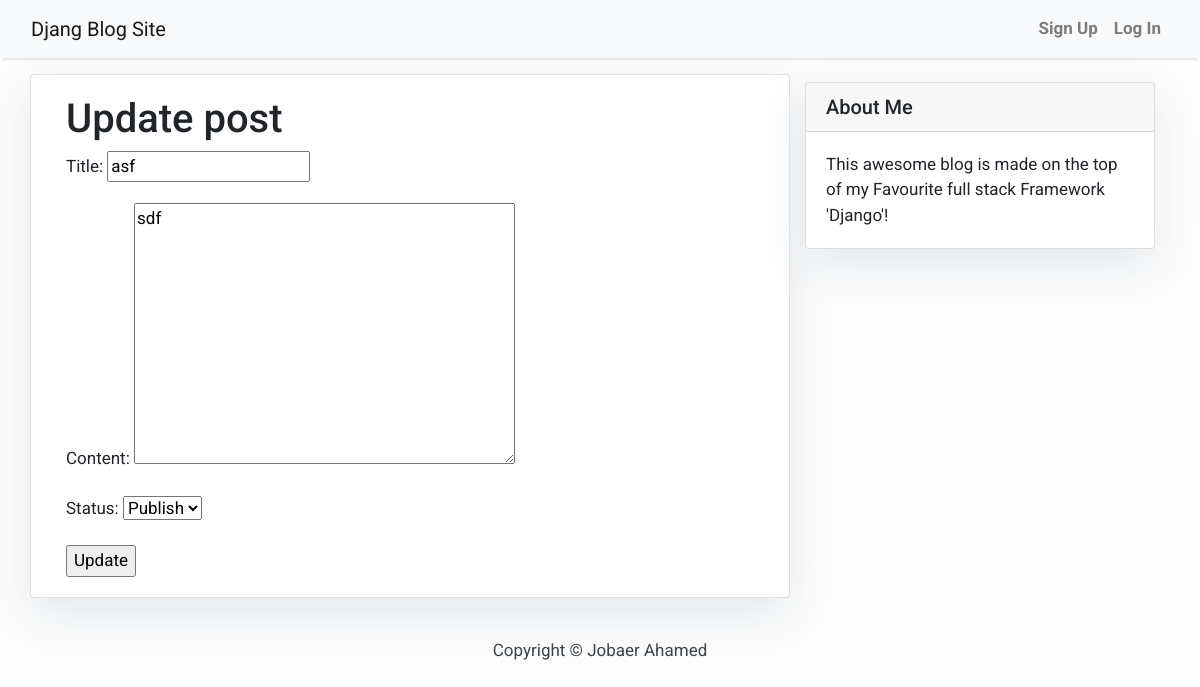
Screenshot of /asf/update/ with the database file from the repository.
### blog/models.py (models this page shows, shortened)
class Post(models.Model):
    title = models.CharField(max_length = 200 , unique = True)
    slug = models.SlugField(max_length=200, unique=True,null=False)
    author = models.ForeignKey(User, on_delete = models.CASCADE ,related_name='blog_posts')
    content = models.TextField()
    created_on = models.DateTimeField(auto_now_add=True)
    updated_on = models.DateTimeField(auto_now= True)
    status = models.IntegerField(choices = STATUS, default = 0)
    class Meta:
        ordering = ['-created_on']

### blog/views.py (the view)
# urls.py: path('<slug:slug>/update/',PostUpdateView.as_view(), name='post_update'),
class PostUpdateView(UpdateView):
    model = Post
    template_name = "post_update.html"
    fields = ['title','content','status']

### templates/post_update.html
{% extends "base.html" %}
{% load crispy_forms_tags %}
{% block content %}
<div class="container">
  <div class="row">
    <div class="col-md-8 card mb-4 mt-3 left top">
      <div class="card-body">
        <h1>Update post</h1>
        <form action="" method="post">
          {% csrf_token %} {{ form.as_p }}
          <input type="submit" value="Update" />
        </form>
      </div>
    </div>
    {% block sidebar %} {% include 'sidebar.html' %} {% endblock sidebar %}
  </div>
</div>
{% endblock content %}

### templates/base.html (style rules this page uses)
body { font-family: "Roboto", sans-serif; font-size: 17px; background-color: #fdfdfd; }

### templates/sidebar.html (style rules this page uses)
.card { box-shadow: 0 16px 48px #E3E7EB; }

### rows the page displays
Post: title "asf", content "sdf", status "Publish"
